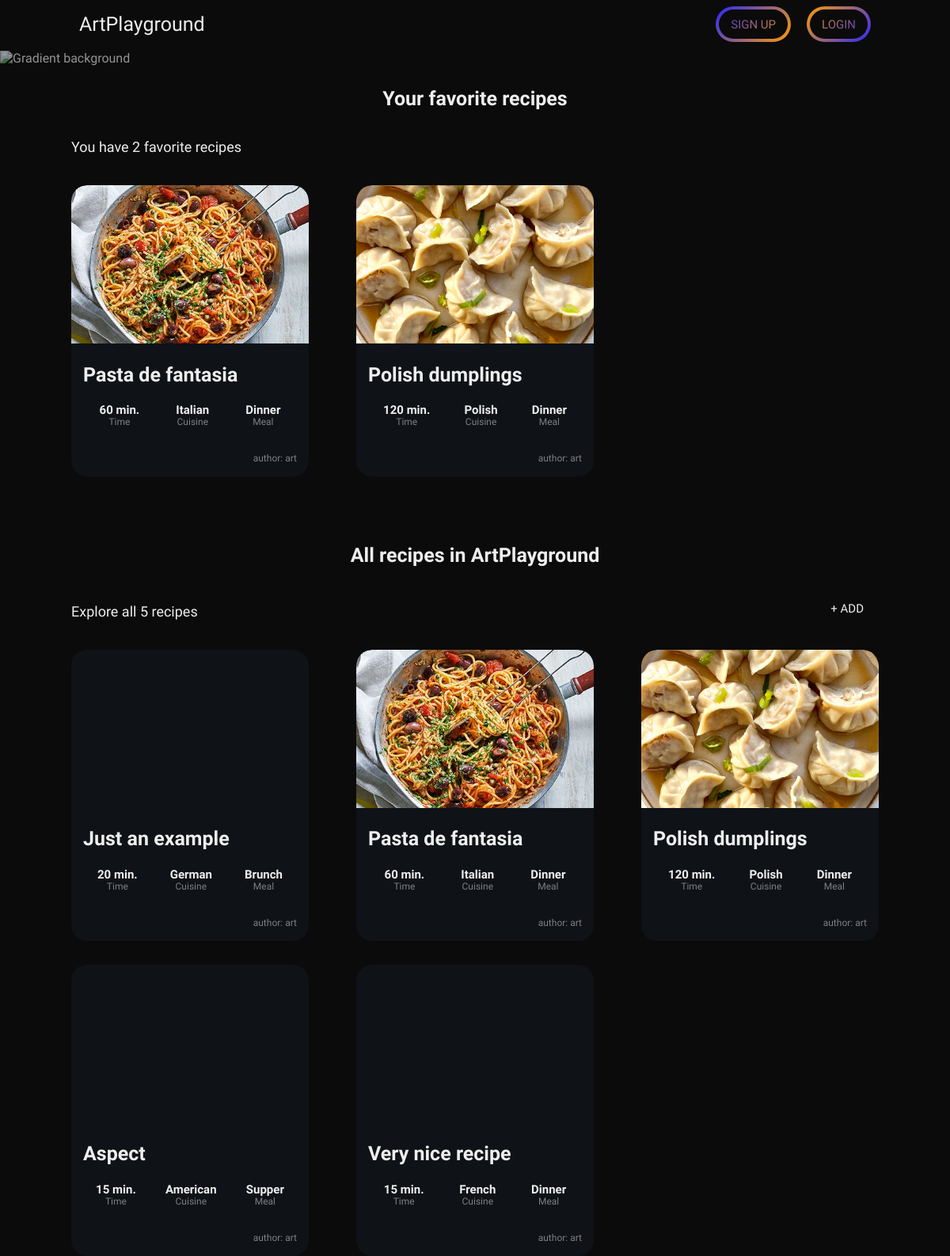
Before: /recipes/ with the older database file.
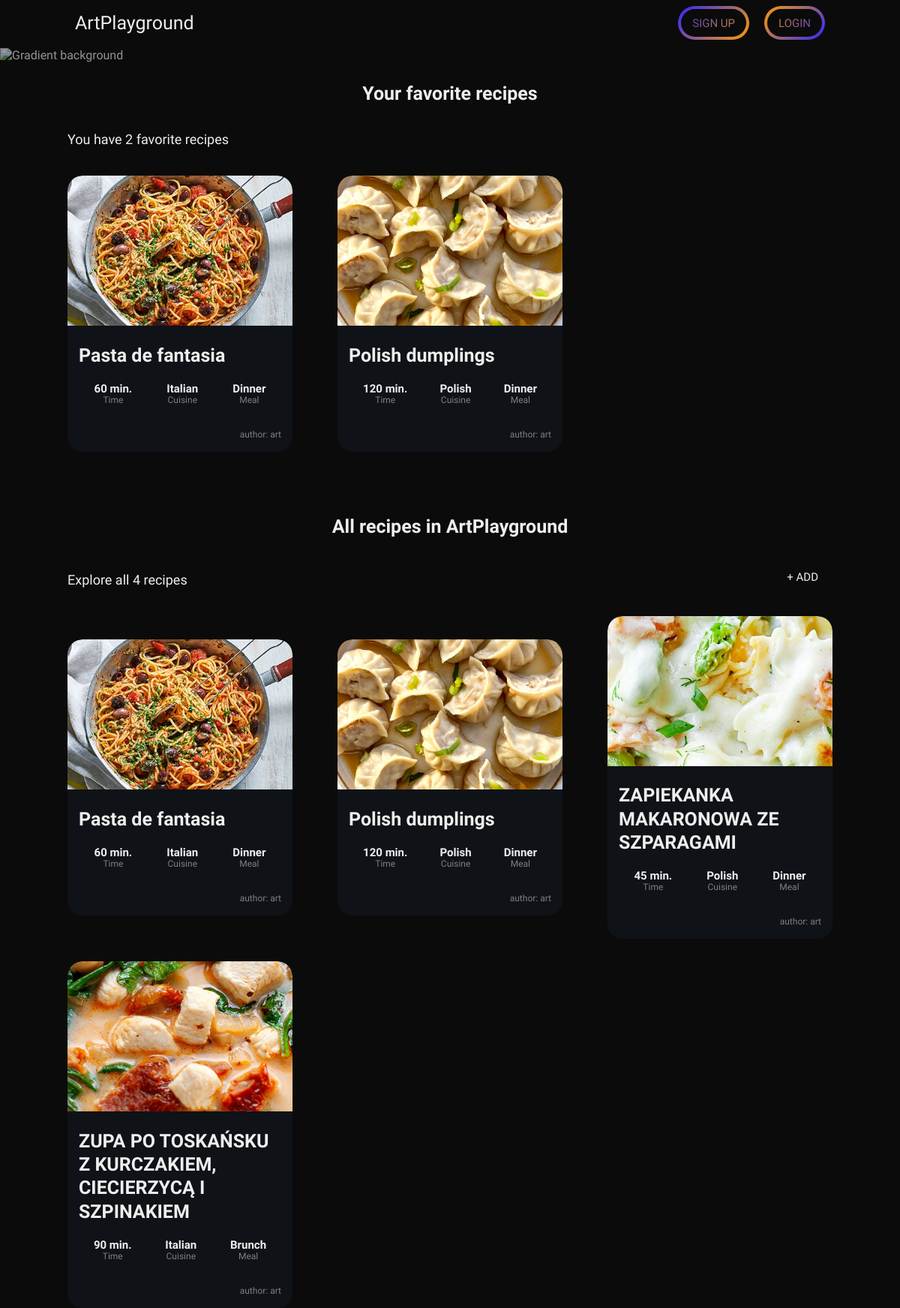
After: the same page with the newer database file.
### recipes/models.py (models this page shows, shortened)
class Recipe(models.Model):
    recipe_author = models.ForeignKey(User, on_delete=models.CASCADE, default=None)
    recipe_name = models.CharField(max_length=250)
    time = models.IntegerField()  # hours - 1,5 should give user 1h30min
    cuisine = models.CharField(choices=CUISINE_COUNTRIES, max_length=50)
    meal_type = models.CharField(choices=MEALS, max_length=50)
    recipe_image = models.ImageField(upload_to="recipes/")

### recipes/views.py (the view)
# urls.py: path("recipes/", include("recipes.urls"))
def recipes(request):
    recipes = Recipe.objects.select_related('recipe_author').prefetch_related('ingredient_set', 'instruction_set').all()
    recipes_counter = Recipe.objects.count()
    get_fav_recipes = Favorite_recipe.objects.select_related('user').values('recipe')
    favorite_recipes = Recipe.objects.filter(pk__in=get_fav_recipes)
    favorite_recipes_counter = favorite_recipes.count()
    return render(request, "recipes/index.html", context = {'recipes': recipes,'recipes_counter': recipes_counter,"favorite_recipes":favorite_recipes,"favorite_recipes_counter":favorite_recipes_counter})

### recipes/templates/recipes/index.html (shortened to what this page needs)
{% extends 'base_layout.html' %}  {% block content %}
<h3>Your favorite recipes</h3>
<section class="center-page recipes-list">
    <div class="recipe-add">
        <h4>You have {{favorite_recipes_counter}} favorite recipes</h4>
    </div>
    {% for recipe in favorite_recipes %}
    <div class="recipes-list__item">
        <a href="recipe-detail/{{ recipe.pk }}">
        <div class="recipes-list__item__img" style="background-image: url('/recipes{{ recipe.recipe_image.url}}');"></div>
        <div class="recipes-list__item__data">
            <h3><strong>{{ recipe.recipe_name }}</strong></h3>
            <div class="recipes-list__item__data__group">
                <span class="value">{{ recipe.time }} min.</span>
                <span class="label">Time</span>
                <span class="value">{{ recipe.cuisine }}</span>
                <span class="label">Cuisine</span>
                <span class="value">{{ recipe.meal_type }}</span>
                <span class="label">Meal</span>
            </div>
            <p><small>author: {{ recipe.recipe_author.username }}</small></p>
        </div>
        </a>
    </div>
    {% endfor %}
</section>
<br/><br/><br/><br/><br/>
<h3>All recipes in ArtPlayground</h3>
<section class="center-page recipes-list">
    <div class="recipe-add">
        <h4>Explore all {{recipes_counter}} recipes</h4>
        <div class="button btn-g-blue"><div class="ahref--bg"><a href="{% url 'add_recipe' %}">+ Add</a></div></div>
    </div>
    {% for recipe in recipes %}
    <div class="recipes-list__item">
        <a href="recipe-detail/{{ recipe.pk }}">
        <div class="recipes-list__item__img" style="background-image: url('/recipes{{ recipe.recipe_image.url}}');"></div>
        <div class="recipes-list__item__data">
            <h3><strong>{{ recipe.recipe_name }}</strong></h3>
            <div class="recipes-list__item__data__group">
                <span class="value">{{ recipe.time }} min.</span>
                <span class="label">Time</span>
                <span class="value">{{ recipe.cuisine }}</span>
                <span class="label">Cuisine</span>
                <span class="value">{{ recipe.meal_type }}</span>
                <span class="label">Meal</span>
            </div>
            <p><small>author: {{ recipe.recipe_author.username }}</small></p>
        </div>
        </a>
    </div>
    {% endfor %}
</section>
{% endblock %}

### general/templates/general/base_layout.html (shortened to what this page needs)
{% load static %}
<!DOCTYPE html>
<html>
  <head>
    <link rel="stylesheet" href="{% static 'css/style.css' %}">
  </head>
  <body>
    <img class="body-gradient {% block background_class %}{% endblock %}" src="https://daily-now-res.cloudinary.com/image/upload/s--O8GDhJO8--/f_auto/v1692271285/public/Desktop-ask-bg" alt="Gradient background">
    <header class="{% block header_class %}{% endblock %}">
      <nav class="menu-nav">
        <a href="{% url 'mainpage' %}" class="menu-item">ArtPlayground</a>
      </nav>
      <nav class="profile-nav">
        {% if user.is_authenticated %}
        Hello, {{user.username}}!
        <div class="button btn-blue"><div class="ahref--bg"><a href="{% url 'logout' %}">Logout</a></div></div>
        {% else %}
        <div class="button btn-yelpur-rev"><div class="ahref--bg"><a href="{% url 'register' %}">Sign up</a></div></div>
        <div class="button btn-yelpur"><div class="ahref--bg"><a href="{% url 'login' %}">Login</a></div></div>
        {% endif %}
      </nav>
    </header>
    <main>
      {% block content %}{% endblock %}
    </main>
  </body>
</html>

### static/css/style.css (style rules this page uses)
body { background-color: #0B0B0B; color: #EEE; font-family: "Ubuntu", sans-serif; padding: 0; margin: 0; }
body .body-gradient { position: absolute; top: 64px; left: 0; width: 80%; opacity: 0.6; }
body main { position: relative; top: 30px; left: 0; padding-top: 70px; }
body main > h1, body main > h2, body main > h3, body main > h4 { text-align: center; }
body h1, body h2, body h3, body h4 { text-decoration: none; line-height: 1.25em; margin: 0.35em 0; color: #EEE; }
body h3 { font-size: 25px; }
body h4 { font-size: 18px; font-weight: 300; }
body span, body p { font-size: 15px; }
body small { font-size: 12px; color: rgba(237, 237, 237, 0.5); }
body a { line-height: 15px; color: #EEE; text-decoration-color: #ff9d00; }
.center-page { display: flex; flex-direction: column; align-items: center; }
.button { width: max-content; padding: 4px 4px; border-radius: 24px; mask-image: paint(smooth-corners); -webkit-mask-image: paint(smooth-corners); }
.button .ahref--bg, .button .button--bg { padding: 9px 0px; background-color: #0B0B0B; border-radius: 24px; mask-image: paint(smooth-corners); -webkit-mask-image: paint(smooth-corners); }
.button .ahref--bg a, .button .ahref--bg button, .button .button--bg a, .button .button--bg button { padding: 15px 15px; font-size: 15px; text-transform: uppercase; font-weight: 500; text-decoration: none; }
.button.btn-yelpur { background: linear-gradient(135deg, #ff9d00, #2D27FF); }
.button.btn-yelpur a, .button.btn-yelpur button { background: linear-gradient(135deg, #ff9d00, #2D27FF); -webkit-background-clip: text; -webkit-text-fill-color: transparent; }
.button.btn-yelpur-rev { background: linear-gradient(135deg, #2D27FF, #ff9d00); }
.button.btn-yelpur-rev a, .button.btn-yelpur-rev button { background: linear-gradient(135deg, #2D27FF, #ff9d00); -webkit-background-clip: text; -webkit-text-fill-color: transparent; }
header { display: flex; justify-content: space-between; align-items: center; position: fixed; width: calc(100% - 200px); padding: 10px 100px; background: #0B0B0B; height: 40px; z-index: 100; }
header nav.menu-nav { display: flex; column-gap: 20px; }
header nav.menu-nav a { text-decoration: none; font-size: 25px; line-height: 25px; }
header .menu-item { justify-self: flex-start; }
header .profile-nav { display: flex; justify-content: center; align-items: center; column-gap: 20px; }
.recipes-list { position: relative; top: 20px; max-width: 1200px; margin: 0 auto; display: grid; grid-template-columns: repeat(3, 300px); justify-content: center; column-gap: 60px; row-gap: 30px; }
.recipes-list .recipe-add { grid-column: 1/4; display: flex; justify-content: space-between; align-items: flex-end; }
.recipes-list__item { background-color: #0F1217; border-radius: 20px; overflow: hidden; }
.recipes-list__item a { text-decoration: none; }
.recipes-list__item__img { background-size: cover; background-repeat: no-repeat; background-position: center; border-radius: 20px 20px 0 0; width: 300px; min-height: 200px; height: auto; }
.recipes-list__item__data { padding: 15px; }
.recipes-list__item__data__group { margin-top: 22px; display: grid; grid-template-rows: 1fr 1fr; grid-auto-flow: column; column-gap: 5px; text-align: center; }
.recipes-list__item__data__group .value { font-weight: 600; }
.recipes-list__item__data__group .label { font-size: 12px; color: rgba(237, 237, 237, 0.5); }
.recipes-list__item__data p { margin: 0; margin-top: 30px; text-align: right; }

Changed rows visible on the page:
removed Recipe: recipe_name "Just an example", time "20", cuisine "German", meal_type "Brunch", recipe_author.username "art", shown under "Explore all 5 recipes"
removed Recipe: recipe_name "Aspect", time "15", cuisine "American", meal_type "Supper", recipe_author.username "art", shown under "Explore all 5 recipes"
removed Recipe: recipe_name "Very nice recipe", time "15", cuisine "French", meal_type "Dinner", recipe_author.username "art", shown under "Explore all 5 recipes"
added Recipe: recipe_image (picture), recipe_name "ZAPIEKANKA MAKARONOWA ZE SZPARAGAMI", time "45", cuisine "Polish", meal_type "Dinner", recipe_author.username "art", shown under "Explore all 4 recipes"
added Recipe: recipe_image (picture), recipe_name "ZUPA PO TOSKAŃSKU Z KURCZAKIEM, CIECIERZYCĄ I SZPINAKIEM", time "90", cuisine "Italian", meal_type "Brunch", recipe_author.username "art", shown under "Explore all 4 recipes"
Other visible differences:
{{ recipes_counter }}: "5" → "4"
